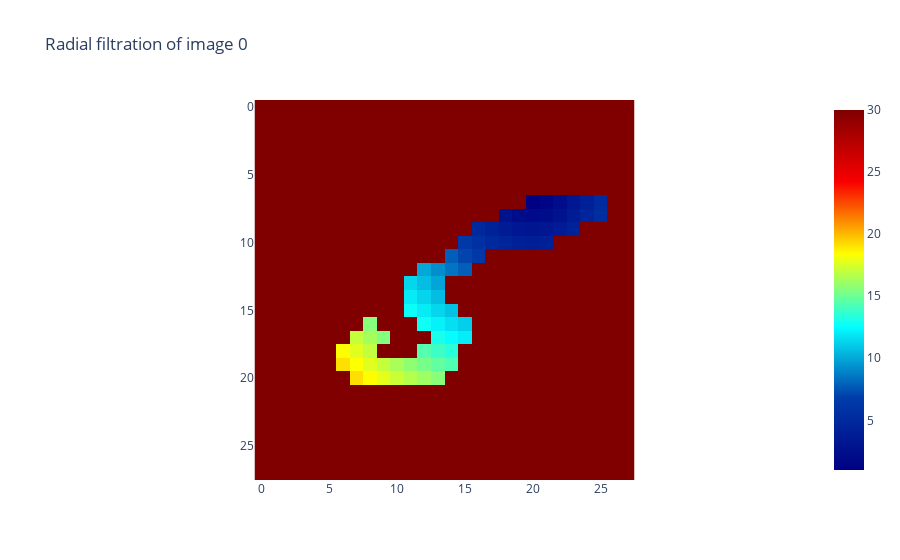

The notebook cell this image was saved under:
### Code cell
from gtda.images import RadialFiltration

radial_filtration = RadialFiltration(center=np.array([20, 6]))
im8_filtration = radial_filtration.fit_transform(im_binarized)

radial_filtration.plot(im8_filtration, colorscale="jet")

### Figure 1 — Plotly figure (JSON) as saved in the notebook; plotly's stock layout.template omitted (floating-point values rounded to 4 significant figures; data arrays with more than 128 entries replaced by an {"elided": "..."} marker saying what was removed)
{"data": [{"colorscale": [[0, "rgb(0,0,131)"], [0.2, "rgb(0,60,170)"], [0.4, "rgb(5,255,255)"], [0.6, "rgb(255,255,0)"], [0.8, "rgb(250,0,0)"], [1, "rgb(128,0,0)"]], "type": "heatmap", "z": {"elided": "28x28 float values"}}], "layout": {"plot_bgcolor": "white", "title": {"text": "Radial filtration of image 0"}, "xaxis": {"constrain": "domain", "scaleanchor": "y"}, "yaxis": {"autorange": "reversed", "constrain": "domain"}}}
